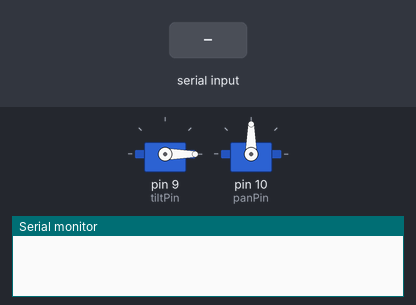
This sketch was run on a simulated Arduino Uno, built with avr-gcc and run on an emulated ATmega328P. Parts: 2 × servo, the last lines printed to the serial monitor. Inputs (shaded band) come from the test bench.

Above: at 1.2 s.
1.3 s: "200\n" received over Serial
At 1.6 s:
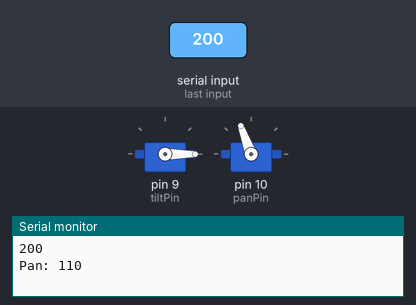
2.8 s: "200\n" received over Serial
At 3.2 s:
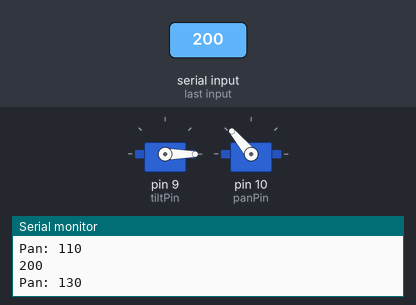
4.3 s: "90,45\n" received over Serial
At 4.6 s:
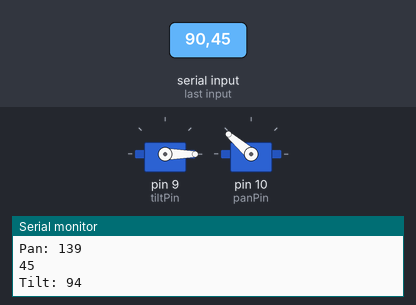
5.8 s: "30,150\n" received over Serial
At 6.1 s:
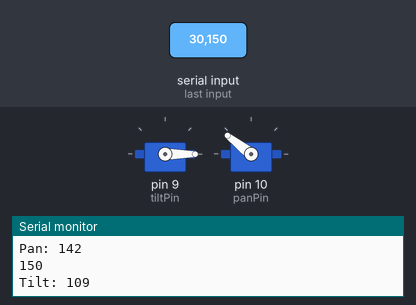
Timing chart, 0 to 8.3 s (numbered marks = the images above; inputs shaded):
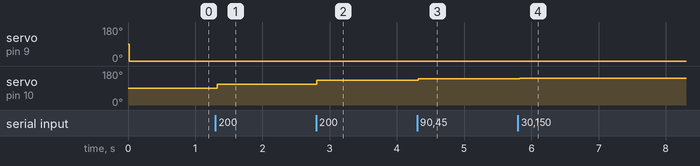

The sketch:

PanTiltController_ino.ino
```cpp
#include <Servo.h>

/*SETTINGS
tilt and pan pins based on arduino setup
motorMultiplier is how extreme
*/
int tiltPin = 9;
int panPin = 10;
double motorMultiplier = 0.1;
float power = 1;
boolean debugMode = true;

/*Type of step conversion to use, will be making various types:
Linear: Degree = m * PixelDistance
SquareRoot: Degree = m * PixelDistance^0.5
CustomPow: Degree = m * PixelDistance^(C)
*/
String stepConversionType = "Linear";
//End options


String input = ""; //Holds the Serial input
Servo tilt; //Create tilt servo
Servo pan; //Create Pan servo

//Store each individual Servo position.  They are locked between 0 and 180 degrees.
//Intialized with 90 as the center.
int tiltPos = 90;
int panPos = 90;


void setup(){
  tilt.attach(tiltPin);
  pan.attach(panPin);

  Serial.begin(9600); //Initialize Serial Port 9600, use 9600 settings
  input.reserve(200); //Reserves 200 bytes for a string which is much more than we need
}

void loop(){
  pan.write(panPos);
  delay(15); //Wait for servos to get to position
  tilt.write(-tiltPos); //I made this change (Jasper)
  delay(15); //Wait for servos to get to position
}

//In between loop calls, Serial Event checks the serial port and
//Uses the inputs to change pan and tilt respectively.
//Input is PANVALUE;TILTVALUE;
//Resets if not used
//";" can be replaced with any non numeric character
//ONLY INTEGERS CAN BE USED
void serialEvent() {
  boolean firstVal = true; //Uses this to understand whether the value goes into pan or tilt first
  input = "";
  while(Serial.available()){ //Takes in a string as a form like "100;200;"
    char in = (char)Serial.read();
    if(isInt(in)){ //If the character is part of a number (Not a space), then
      input += in;
    }

    else if(firstVal){ //Sets Pan when not a number
      firstVal = false;
      panPos += convertToSteps(input.toInt());
      panPos = constrain(panPos, 0, 180);
      if(debugMode){
        Serial.println(input);
        Serial.print("Pan: ");
        Serial.println(panPos);
      }
      input = "";
    }

    else{ //Sets Pitch when pan is already set
      tiltPos += convertToSteps(input.toInt());
      tiltPos = constrain(tiltPos, 0, 180);
      if(debugMode){
        Serial.println(input);
        Serial.print("Tilt: ");
        Serial.println(tiltPos);
      }
      input = "";
      return;
    }
  }
}

//Returns stepper motor degree conversion.
//May not be linear because of how pictures work, use this to adjust
//  How much a single pixel distance is worth in terms of degrees.
int convertToSteps(int pixelFeedback){
  if(stepConversionType == "Linear"){
    return (int)(pixelFeedback * motorMultiplier);
  }
  if(stepConversionType == "SquareRoot"){
    return (int)(motorMultiplier * pow(pixelFeedback, 0.5));
  }
  return (int)(motorMultiplier * pow(pixelFeedback, power));
}

//Checks if a character is an integer, also includes the
// negative sign for usage.
//Returns True if inChar is in "-0123456789"
//Note: Does NOT include decimal points
boolean isInt(char inChar){
  boolean isNegative = inChar == 45;
  boolean isNumber = false;
  if(inChar > 47 && inChar < 58){
    isNumber = true;
  }
  return isNegative || isNumber;
}
```

Measured:
- after the input at 1.3 s, servo on pin 10 (panPin): 90° → 110° at once
- after the input at 2.8 s, servo on pin 10 (panPin): 110° → 130° at once
- after the input at 4.3 s, servo on pin 10 (panPin): 130° → 139° at once
- after the input at 5.8 s, servo on pin 10 (panPin): 139° → 142° at once
